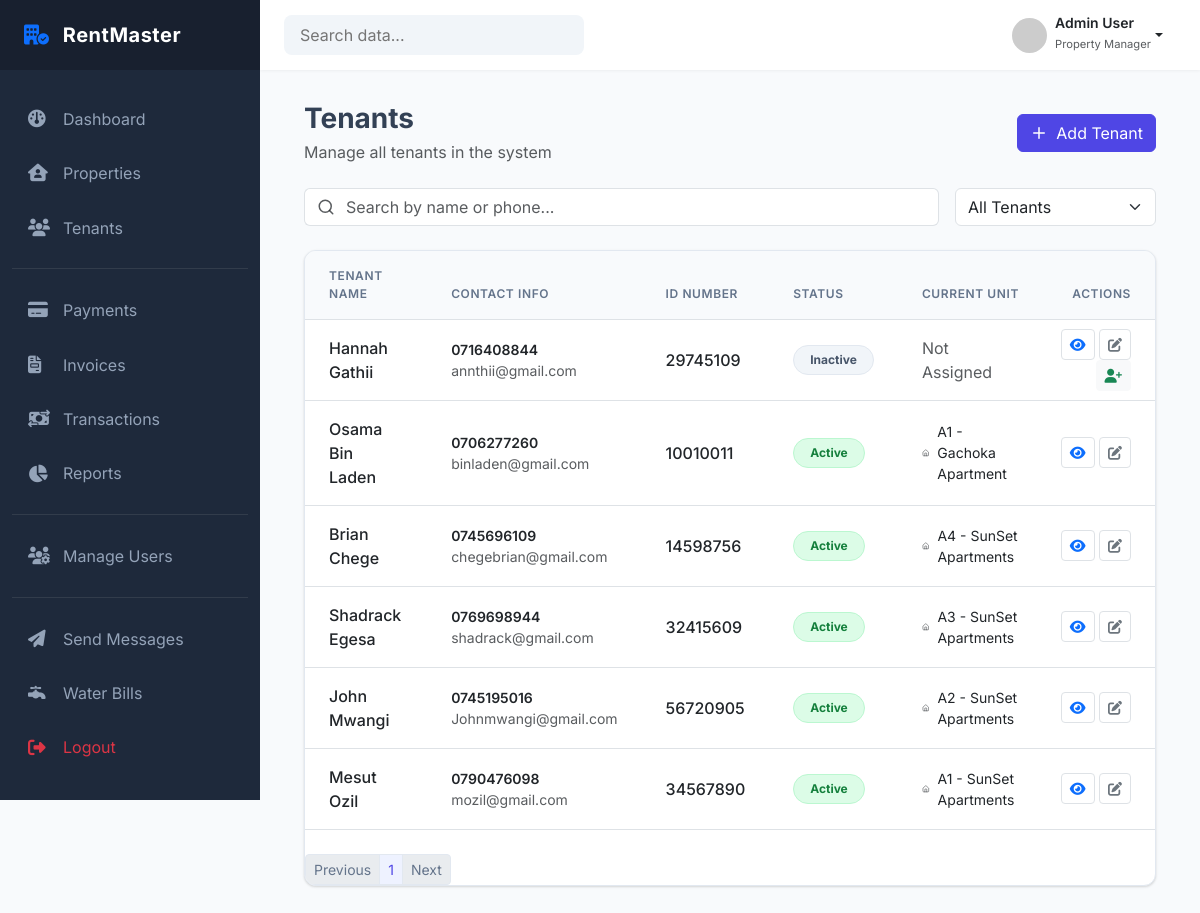
Page /tenants (signed in) on the earlier database version.
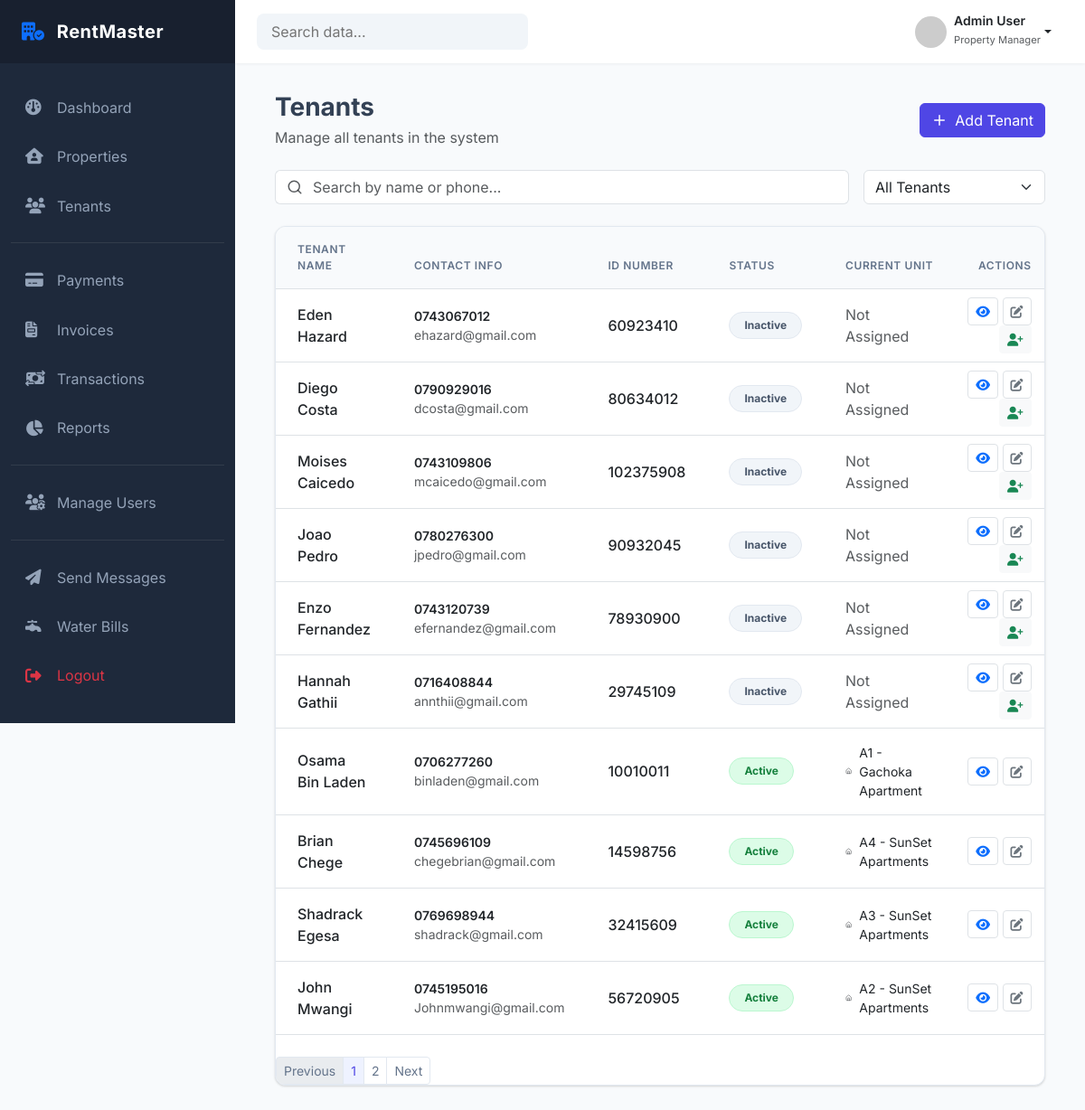
Same page on the later database version.
### tenants/models.py (models this page shows, shortened)
class Tenant(models.Model):
    first_name = models.CharField(max_length=100)
    last_name = models.CharField(max_length=100)
    landlord = models.ForeignKey(
        settings.AUTH_USER_MODEL,
        on_delete=models.PROTECT,
        limit_choices_to={"role": "LANDLORD"},
        related_name="tenants"
    )
    phone_number = models.CharField(max_length=20)
    email = models.EmailField(blank=True)
    id_number = models.CharField(max_length=50)
    date_of_birth = models.DateField(null=True, blank=True)
    is_active = models.BooleanField(default=True)
    created_at = models.DateTimeField(auto_now_add=True)
    created_by = models.ForeignKey(
        settings.AUTH_USER_MODEL,
        on_delete=models.PROTECT
    )
    class Meta:
        constraints = [
            UniqueConstraint(
                fields=["id_number", "landlord"],
                name="unique_id_per_landlord"
            ),
            UniqueConstraint(
                fields=["phone_number", "landlord"],
                name="unique_phone_per_landlord"
            )
        ]

### tenants/views.py (the view)
# urls.py: path('', views.tenant_list_view, name='tenant_list'),
def tenant_list_view(request):
    search_query = request.GET.get("q")
    status = request.GET.get("status")
    page_number = request.GET.get("page")
    tenants_qs = get_tenants_for_user(
        user=request.user,
        search_query=search_query,
        status=status
    )
    paginator = Paginator(tenants_qs, 10) # 10 per page
    page_obj = paginator.get_page(page_number)
    context = {
        "tenants": page_obj,
        "page_obj": page_obj,
    }
    if request.headers.get("HX-Request"):
        return render(request, "tenants/partials/tenant_table_rows.html", context)
    return render(request, "tenants/tenant_list.html", context)

### templates/tenants/tenant_list.html (shortened to what this page needs)
{% extends 'dashboard/base_dashboard.html' %}
{% load static %}
{% block extra_css %}
<link rel="stylesheet" href="{% static 'tenants/css/tenant_list.css' %}">
{% endblock %}
{% block content %}
<div class="container">
    <div class="row align-items-center mb-4">
    <div class="col-md-8">
        <h1 class="h3 fw-bold mb-1">Tenants</h1>
        <p class="text-muted mb-0">Manage all tenants in the system</p>
    </div>
    <div class="col-md-4 text-md-end mt-3 mt-md-0">
        <a href="{% url 'tenants:add_tenant' %}" class="btn btn-primary d-inline-flex align-items-center">
        <i
            data-lucide="plus"
            class="me-2"
            style="width: 18px; height: 18px"
        ></i>
        Add Tenant
        </a>
    </div>
    </div>
    <div class="row g-3 mb-4">
    <div class="col-md-9">
        <div class="input-group">
        <span class="input-group-text bg-white border-end-0">
            <i
            data-lucide="search"
            class="text-muted"
            style="width: 18px; height: 18px"
            ></i>
        </span>
        <input
            type="text"
            name="q"
            class="form-control border-start-0 ps-0"
            placeholder="Search by name or phone..."
            hx-get="{% url 'tenants:tenant_list' %}"
            hx-trigger="keyup changed delay:500ms"
            hx-target="#tenant-list-container"
            hx-swap="innerHTML"
            hx-include="[name='status']"
        />
        </div>
    </div>
    <div class="col-md-3">
        <select
        class="form-select"
        name="status"
        hx-get="{% url 'tenants:tenant_list' %}"
        hx-trigger="change"
        hx-target="#tenant-list-container"
        hx-swap="innerHTML"
        hx-include="[name='q']"
        >
            <option value="" selected>All Tenants</option>
        </select>
    </div>
    </div>
    <div class="card overflow-hidden" id="tenant-list-container">
        {% include "tenants/partials/tenant_table_rows.html" %}
    </div>
</div>
{% endblock %}

### templates/tenants/partials/tenant_table_rows.html (shortened to what the changed rows need)
<div class="table-responsive">
    <table class="table table-hover align-middle mb-0">
        <thead>
            <tr>
                <th class="px-4 py-3">Tenant Name</th>
                <th class="px-4 py-3">Contact Info</th>
                <th class="px-4 py-3">ID Number</th>
                <th class="px-4 py-3">Status</th>
                <th class="px-4 py-3">Current Unit</th>
                <th class="px-4 py-3 text-end">Actions</th>
            </tr>
        </thead>
        <tbody>
            {% for tenant in tenants %}
            <tr>
                <td class="px-4 py-3 fw-medium">{{ tenant.first_name }} {{ tenant.last_name }}</td>
                <td class="px-4 py-3">
                    <div class="small fw-semibold">{{ tenant.phone_number }}</div>
                    <div class="small text-muted">{{ tenant.email }}</div>
                </td>
                <td class="px-4 py-3 fw-medium">{{ tenant.id_number }}</td>
                <td class="px-4 py-3">
                    {% if tenant.has_active_tenancy %}
                    <span class="badge badge-active rounded-pill px-3 py-2"
                    >Active</span
                    >
                    {% else %}
                    <span class="badge badge-inactive rounded-pill px-3 py-2"
                    >Inactive</span
                    >
                    {% endif %}
                </td>
                <td class="px-4 py-3">
                    {% if tenant.current_unit_name %}
                    <div class="d-flex align-items-center small">
                    <i
                        data-lucide="home"
                        class="me-2 text-muted"
                        style="width: 14px; height: 14px"
                    ></i>
                    {{ tenant.current_unit_name }} - {{ tenant.current_property_name }}
                    </div>
                    {% else %}
                    <span class="text-muted">Not Assigned</span>
                    {% endif %}
                </td>
                <td class="pe-4 text-end">
                    <a href="#" class="btn btn-sm btn-white border text-primary" title="View">
                        <i class="fa-solid fa-eye"></i>
                    </a>
                    <a href="{% url 'tenants:edit_tenant' tenant.id %}" class="btn btn-sm btn-white border text-secondary" title="Edit">
                        <i class="fa-solid fa-pen-to-square"></i>
                    </a>
                    {% if not tenant.has_active_tenancy %}
                    <a
                        href="{% url 'tenants:assign_tenant' tenant.id %}"
                        class="btn btn-sm btn-light text-success"
                        title="Assign Tenant"
                    >
                        <i class="fa-solid fa-user-plus"></i>
                    </a>
                    {% endif %}
                </td>
            </tr>
            {% endfor %}
        </tbody>
    </table>
</div>
<div class="d-flex flex-column flex-md-row justify-content-between align-items-center mt-4">
    <nav>
        <ul class="pagination pagination-sm mb-0">
            {% for num in page_obj.paginator.page_range %}
                <li class="page-item {% if page_obj.number == num %}active{% endif %}">
                    <a
                        class="page-link"
                        hx-get="?page={{ num }}"
                        hx-target="#tenant-list-container"
                        hx-swap="innerHTML"
                        hx-include="[name='q'], [name='status']"
                    >
                        {{ num }}
                    </a>
                </li>
            {% endfor %}
            {% if page_obj.has_next %}
                <li class="page-item">
                    <a
                        class="page-link"
                        hx-get="?page={{ page_obj.next_page_number }}"
                        hx-target="#tenant-list-container"
                        hx-swap="innerHTML"
                        hx-include="[name='q'], [name='status']"
                    >
                        Next
                    </a>
                </li>
            {% else %}
                <li class="page-item disabled">
                    <span class="page-link">Next</span>
                </li>
            {% endif %}
        </ul>
    </nav>
</div>

Differences in the rows shown:
no longer on this page (row unchanged): Tenant: first_name "Mesut", last_name "Ozil", phone_number "0790476098", email "mozil@gmail.com", id_number "34567890", shows "Active", current_unit_name "A1", current_property_name "SunSet Apartments"
added Tenant: first_name "Eden", last_name "Hazard", phone_number "0743067012", email "ehazard@gmail.com", id_number "60923410", shows "Inactive", shows "Not Assigned"
added Tenant: first_name "Diego", last_name "Costa", phone_number "0790929016", email "dcosta@gmail.com", id_number "80634012", shows "Inactive", shows "Not Assigned"
added Tenant: first_name "Moises", last_name "Caicedo", phone_number "0743109806", email "mcaicedo@gmail.com", id_number "102375908", shows "Inactive", shows "Not Assigned"
added Tenant: first_name "Joao", last_name "Pedro", phone_number "0780276300", email "jpedro@gmail.com", id_number "90932045", shows "Inactive", shows "Not Assigned"
added Tenant: first_name "Enzo", last_name "Fernandez", phone_number "0743120739", email "efernandez@gmail.com", id_number "78930900", shows "Inactive", shows "Not Assigned"
Other differences:
new list line: "2"
